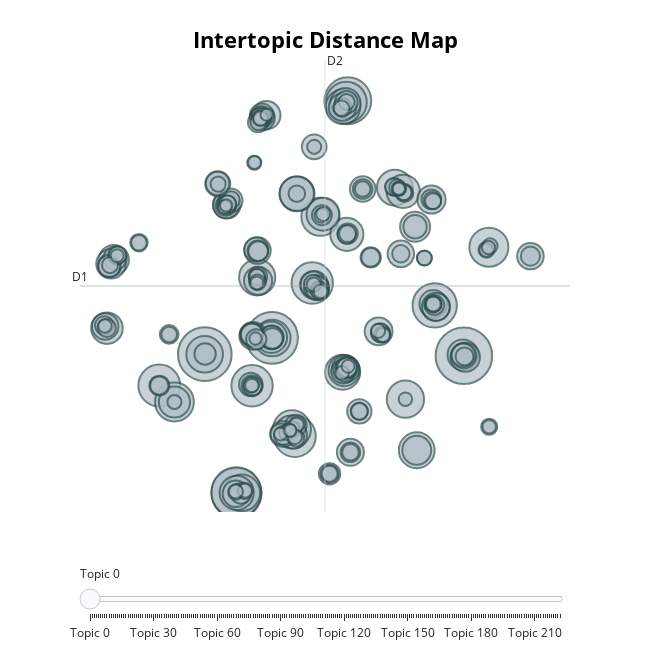

This figure's notebook cell:
### Code cell
bertopic_name = f'{model_path}/bertopic_model.pt'

if not os.path.exists(bertopic_name):
    text_train = train_data['cleaned_text'].tolist()
    bertopic_model = train_bertopic(docs=text_train)
    bertopic_model.save(bertopic_name)

bertopic_model = BERTopic.load(bertopic_name)
bertopic_model.visualize_topics()

### Figure 1 — Plotly figure (JSON) as saved in the notebook; plotly's stock layout.template omitted (floating-point values rounded to 4 significant figures; data arrays with more than 128 entries replaced by an {"elided": "..."} marker saying what was removed)
{"data": [{"customdata": {"elided": "223x3 mixed values"}, "hovertemplate": "<b>Topic %{customdata[0]}</b><br>%{customdata[1]}<br>Size: %{customdata[2]}", "legendgroup": "", "marker": {"color": "#B0BEC5", "line": {"color": "DarkSlateGrey", "width": 2}, "size": {"elided": "223 int values"}, "sizemode": "area", "sizeref": 0.1313, "symbol": "circle"}, "mode": "markers", "name": "", "orientation": "v", "showlegend": false, "type": "scatter", "x": {"elided": "223 float values"}, "xaxis": "x", "y": {"elided": "223 float values"}, "yaxis": "y"}], "layout": {"annotations": [{"showarrow": false, "text": "D1", "x": -14.71, "y": 6.553, "yshift": 10}, {"showarrow": false, "text": "D2", "x": 4.589, "xshift": 10, "y": 23.75}], "height": 650, "hoverlabel": {"bgcolor": "white", "font": {"family": "Rockwell", "size": 16}}, "legend": {"itemsizing": "constant", "tracegroupgap": 0}, "margin": {"t": 60}, "shapes": [{"line": {"color": "#CFD8DC", "width": 2}, "type": "line", "x0": 4.589, "x1": 4.589, "y0": -10.65, "y1": 23.75}, {"line": {"color": "#9E9E9E", "width": 2}, "type": "line", "x0": -14.71, "x1": 23.89, "y0": 6.553, "y1": 6.553}], "sliders": [{"active": 0, "pad": {"t": 50}, "steps": [{"args": [{"marker.color": {"elided": "1x223 str values"}}], "label": "Topic 0", "method": "update"}, {"args": [{"marker.color": {"elided": "1x223 str values"}}], "label": "Topic 1", "method": "update"}, {"args": [{"marker.color": {"elided": "1x223 str values"}}], "label": "Topic 2", "method": "update"}, {"args": [{"marker.color": {"elided": "1x223 str values"}}], "label": "Topic 3", "method": "update"}, {"args": [{"marker.color": {"elided": "1x223 str values"}}], "label": "Topic 4", "method": "update"}, {"args": [{"marker.color": {"elided": "1x223 str values"}}], "label": "Topic 5", "method": "update"}, {"args": [{"marker.color": {"elided": "1x223 str values"}}], "label": "Topic 6", "method": "update"}, {"args": [{"marker.color": {"elided": "1x223 str values"}}], "label": "Topic 7", "method": "update"}, {"args": [{"marker.color": {"elided": "1x223 str values"}}], "label": "Topic 8", "method": "update"}, {"args": [{"marker.color": {"elided": "1x223 str values"}}], "label": "Topic 9", "method": "update"}, {"args": [{"marker.color": {"elided": "1x223 str values"}}], "label": "Topic 10", "method": "update"}, {"args": [{"marker.color": {"elided": "1x223 str values"}}], "label": "Topic 11", "method": "update"}, {"args": [{"marker.color": {"elided": "1x223 str values"}}], "label": "Topic 12", "method": "update"}, {"args": [{"marker.color": {"elided": "1x223 str values"}}], "label": "Topic 13", "method": "update"}, {"args": [{"marker.color": {"elided": "1x223 str values"}}], "label": "Topic 14", "method": "update"}, {"args": [{"marker.color": {"elided": "1x223 str values"}}], "label": "Topic 15", "method": "update"}, {"args": [{"marker.color": {"elided": "1x223 str values"}}], "label": "Topic 16", "method": "update"}, {"args": [{"marker.color": {"elided": "1x223 str values"}}], "label": "Topic 17", "method": "update"}, {"args": [{"marker.color": {"elided": "1x223 str values"}}], "label": "Topic 18", "method": "update"}, {"args": [{"marker.color": {"elided": "1x223 str values"}}], "label": "Topic 19", "method": "update"}, {"args": [{"marker.color": {"elided": "1x223 str values"}}], "label": "Topic 20", "method": "update"}, {"args": [{"marker.color": {"elided": "1x223 str values"}}], "label": "Topic 21", "method": "update"}, {"args": [{"marker.color": {"elided": "1x223 str values"}}], "label": "Topic 22", "method": "update"}, {"args": [{"marker.color": {"elided": "1x223 str values"}}], "label": "Topic 23", "method": "update"}, {"args": [{"marker.color": {"elided": "1x223 str values"}}], "label": "Topic 24", "method": "update"}, {"args": [{"marker.color": {"elided": "1x223 str values"}}], "label": "Topic 25", "method": "update"}, {"args": [{"marker.color": {"elided": "1x223 str values"}}], "label": "Topic 26", "method": "update"}, {"args": [{"marker.color": {"elided": "1x223 str values"}}], "label": "Topic 27", "method": "update"}, {"args": [{"marker.color": {"elided": "1x223 str values"}}], "label": "Topic 28", "method": "update"}, {"args": [{"marker.color": {"elided": "1x223 str values"}}], "label": "Topic 29", "method": "update"}, {"args": [{"marker.color": {"elided": "1x223 str values"}}], "label": "Topic 30", "method": "update"}, {"args": [{"marker.color": {"elided": "1x223 str values"}}], "label": "Topic 31", "method": "update"}, {"args": [{"marker.color": {"elided": "1x223 str values"}}], "label": "Topic 32", "method": "update"}, {"args": [{"marker.color": {"elided": "1x223 str values"}}], "label": "Topic 33", "method": "update"}, {"args": [{"marker.color": {"elided": "1x223 str values"}}], "label": "Topic 34", "method": "update"}, {"args": [{"marker.color": {"elided": "1x223 str values"}}], "label": "Topic 35", "method": "update"}, {"args": [{"marker.color": {"elided": "1x223 str values"}}], "label": "Topic 36", "method": "update"}, {"args": [{"marker.color": {"elided": "1x223 str values"}}], "label": "Topic 37", "method": "update"}, {"args": [{"marker.color": {"elided": "1x223 str values"}}], "label": "Topic 38", "method": "update"}, {"args": [{"marker.color": {"elided": "1x223 str values"}}], "label": "Topic 39", "method": "update"}, {"args": [{"marker.color": {"elided": "1x223 str values"}}], "label": "Topic 40", "method": "update"}, {"args": [{"marker.color": {"elided": "1x223 str values"}}], "label": "Topic 41", "method": "update"}, {"args": [{"marker.color": {"elided": "1x223 str values"}}], "label": "Topic 42", "method": "update"}, {"args": [{"marker.color": {"elided": "1x223 str values"}}], "label": "Topic 43", "method": "update"}, {"args": [{"marker.color": {"elided": "1x223 str values"}}], "label": "Topic 44", "method": "update"}, {"args": [{"marker.color": {"elided": "1x223 str values"}}], "label": "Topic 45", "method": "update"}, {"args": [{"marker.color": {"elided": "1x223 str values"}}], "label": "Topic 46", "method": "update"}, {"args": [{"marker.color": {"elided": "1x223 str values"}}], "label": "Topic 47", "method": "update"}, {"args": [{"marker.color": {"elided": "1x223 str values"}}], "label": "Topic 48", "method": "update"}, {"args": [{"marker.color": {"elided": "1x223 str values"}}], "label": "Topic 49", "method": "update"}, {"args": [{"marker.color": {"elided": "1x223 str values"}}], "label": "Topic 50", "method": "update"}, {"args": [{"marker.color": {"elided": "1x223 str values"}}], "label": "Topic 51", "method": "update"}, {"args": [{"marker.color": {"elided": "1x223 str values"}}], "label": "Topic 52", "method": "update"}, {"args": [{"marker.color": {"elided": "1x223 str values"}}], "label": "Topic 53", "method": "update"}, {"args": [{"marker.color": {"elided": "1x223 str values"}}], "label": "Topic 54", "method": "update"}, {"args": [{"marker.color": {"elided": "1x223 str values"}}], "label": "Topic 55", "method": "update"}, {"args": [{"marker.color": {"elided": "1x223 str values"}}], "label": "Topic 56", "method": "update"}, {"args": [{"marker.color": {"elided": "1x223 str values"}}], "label": "Topic 57", "method": "update"}, {"args": [{"marker.color": {"elided": "1x223 str values"}}], "label": "Topic 58", "method": "update"}, {"args": [{"marker.color": {"elided": "1x223 str values"}}], "label": "Topic 59", "method": "update"}, {"args": [{"marker.color": {"elided": "1x223 str values"}}], "label": "Topic 60", "method": "update"}, {"args": [{"marker.color": {"elided": "1x223 str values"}}], "label": "Topic 61", "method": "update"}, {"args": [{"marker.color": {"elided": "1x223 str values"}}], "label": "Topic 62", "method": "update"}, {"args": [{"marker.color": {"elided": "1x223 str values"}}], "label": "Topic 63", "method": "update"}, {"args": [{"marker.color": {"elided": "1x223 str values"}}], "label": "Topic 64", "method": "update"}, {"args": [{"marker.color": {"elided": "1x223 str values"}}], "label": "Topic 65", "method": "update"}, {"args": [{"marker.color": {"elided": "1x223 str values"}}], "label": "Topic 66", "method": "update"}, {"args": [{"marker.color": {"elided": "1x223 str values"}}], "label": "Topic 67", "method": "update"}, {"args": [{"marker.color": {"elided": "1x223 str values"}}], "label": "Topic 68", "method": "update"}, {"args": [{"marker.color": {"elided": "1x223 str values"}}], "label": "Topic 69", "method": "update"}, {"args": [{"marker.color": {"elided": "1x223 str values"}}], "label": "Topic 70", "method": "update"}, {"args": [{"marker.color": {"elided": "1x223 str values"}}], "label": "Topic 71", "method": "update"}, {"args": [{"marker.color": {"elided": "1x223 str values"}}], "label": "Topic 72", "method": "update"}, {"args": [{"marker.color": {"elided": "1x223 str values"}}], "label": "Topic 73", "method": "update"}, {"args": [{"marker.color": {"elided": "1x223 str values"}}], "label": "Topic 74", "method": "update"}, {"args": [{"marker.color": {"elided": "1x223 str values"}}], "label": "Topic 75", "method": "update"}, {"args": [{"marker.color": {"elided": "1x223 str values"}}], "label": "Topic 76", "method": "update"}, {"args": [{"marker.color": {"elided": "1x223 str values"}}], "label": "Topic 77", "method": "update"}, {"args": [{"marker.color": {"elided": "1x223 str values"}}], "label": "Topic 78", "method": "update"}, {"args": [{"marker.color": {"elided": "1x223 str values"}}], "label": "Topic 79", "method": "update"}, {"args": [{"marker.color": {"elided": "1x223 str values"}}], "label": "Topic 80", "method": "update"}, {"args": [{"marker.color": {"elided": "1x223 str values"}}], "label": "Topic 81", "method": "update"}, {"args": [{"marker.color": {"elided": "1x223 str values"}}], "label": "Topic 82", "method": "update"}, {"args": [{"marker.color": {"elided": "1x223 str values"}}], "label": "Topic 83", "method": "update"}, {"args": [{"marker.color": {"elided": "1x223 str values"}}], "label": "Topic 84", "method": "update"}, {"args": [{"marker.color": {"elided": "1x223 str values"}}], "label": "Topic 85", "method": "update"}, {"args": [{"marker.color": {"elided": "1x223 str values"}}], "label": "Topic 86", "method": "update"}, {"args": [{"marker.color": {"elided": "1x223 str values"}}], "label": "Topic 87", "method": "update"}, {"args": [{"marker.color": {"elided": "1x223 str values"}}], "label": "Topic 88", "method": "update"}, {"args": [{"marker.color": {"elided": "1x223 str values"}}], "label": "Topic 89", "method": "update"}, {"args": [{"marker.color": {"elided": "1x223 str values"}}], "label": "Topic 90", "method": "update"}, {"args": [{"marker.color": {"elided": "1x223 str values"}}], "label": "Topic 91", "method": "update"}, {"args": [{"marker.color": {"elided": "1x223 str values"}}], "label": "Topic 92", "method": "update"}, {"args": [{"marker.color": {"elided": "1x223 str values"}}], "label": "Topic 93", "method": "update"}, {"args": [{"marker.color": {"elided": "1x223 str values"}}], "label": "Topic 94", "method": "update"}, {"args": [{"marker.color": {"elided": "1x223 str values"}}], "label": "Topic 95", "method": "update"}, {"args": [{"marker.color": {"elided": "1x223 str values"}}], "label": "Topic 96", "method": "update"}, {"args": [{"marker.color": {"elided": "1x223 str values"}}], "label": "Topic 97", "method": "update"}, {"args": [{"marker.color": {"elided": "1x223 str values"}}], "label": "Topic 98", "method": "update"}, {"args": [{"marker.color": {"elided": "1x223 str values"}}], "label": "Topic 99", "method": "update"}, {"args": [{"marker.color": {"elided": "1x223 str values"}}], "label": "Topic 100", "method": "update"}, {"args": [{"marker.color": {"elided": "1x223 str values"}}], "label": "Topic 101", "method": "update"}, {"args": [{"marker.color": {"elided": "1x223 str values"}}], "label": "Topic 102", "method": "update"}, {"args": [{"marker.color": {"elided": "1x223 str values"}}], "label": "Topic 103", "method": "update"}, {"args": [{"marker.color": {"elided": "1x223 str values"}}], "label": "Topic 104", "method": "update"}, {"args": [{"marker.color": {"elided": "1x223 str values"}}], "label": "Topic 105", "method": "update"}, {"args": [{"marker.color": {"elided": "1x223 str values"}}], "label": "Topic 106", "method": "update"}, {"args": [{"marker.color": {"elided": "1x223 str values"}}], "label": "Topic 107", "method": "update"}, {"args": [{"marker.color": {"elided": "1x223 str values"}}], "label": "Topic 108", "method": "update"}, {"args": [{"marker.color": {"elided": "1x223 str values"}}], "label": "Topic 109", "method": "update"}, {"args": [{"marker.color": {"elided": "1x223 str values"}}], "label": "Topic 110", "method": "update"}, {"args": [{"marker.color": {"elided": "1x223 str values"}}], "label": "Topic 111", "method": "update"}, {"args": [{"marker.color": {"elided": "1x223 str values"}}], "label": "Topic 112", "method": "update"}, {"args": [{"marker.color": {"elided": "1x223 str values"}}], "label": "Topic 113", "method": "update"}, {"args": [{"marker.color": {"elided": "1x223 str values"}}], "label": "Topic 114", "method": "update"}, {"args": [{"marker.color": {"elided": "1x223 str values"}}], "label": "Topic 115", "method": "update"}, {"args": [{"marker.color": {"elided": "1x223 str values"}}], "label": "Topic 116", "method": "update"}, {"args": [{"marker.color": {"elided": "1x223 str values"}}], "label": "Topic 117", "method": "update"}, {"args": [{"marker.color": {"elided": "1x223 str values"}}], "label": "Topic 118", "method": "update"}, {"args": [{"marker.color": {"elided": "1x223 str values"}}], "label": "Topic 119", "method": "update"}, {"args": [{"marker.color": {"elided": "1x223 str values"}}], "label": "Topic 120", "method": "update"}, {"args": [{"marker.color": {"elided": "1x223 str values"}}], "label": "Topic 121", "method": "update"}, {"args": [{"marker.color": {"elided": "1x223 str values"}}], "label": "Topic 122", "method": "update"}, {"args": [{"marker.color": {"elided": "1x223 str values"}}], "label": "Topic 123", "method": "update"}, {"args": [{"marker.color": {"elided": "1x223 str values"}}], "label": "Topic 124", "method": "update"}, {"args": [{"marker.color": {"elided": "1x223 str values"}}], "label": "Topic 125", "method": "update"}, {"args": [{"marker.color": {"elided": "1x223 str values"}}], "label": "Topic 126", "method": "update"}, {"args": [{"marker.color": {"elided": "1x223 str values"}}], "label": "Topic 127", "method": "update"}, {"args": [{"marker.color": {"elided": "1x223 str values"}}], "label": "Topic 128", "method": "update"}, {"args": [{"marker.color": {"elided": "1x223 str values"}}], "label": "Topic 129", "method": "update"}, {"args": [{"marker.color": {"elided": "1x223 str values"}}], "label": "Topic 130", "method": "update"}, {"args": [{"marker.color": {"elided": "1x223 str values"}}], "label": "Topic 131", "method": "update"}, {"args": [{"marker.color": {"elided": "1x223 str values"}}], "label": "Topic 132", "method": "update"}, {"args": [{"marker.color": {"elided": "1x223 str values"}}], "label": "Topic 133", "method": "update"}, {"args": [{"marker.color": {"elided": "1x223 str values"}}], "label": "Topic 134", "method": "update"}, {"args": [{"marker.color": {"elided": "1x223 str values"}}], "label": "Topic 135", "method": "update"}, {"args": [{"marker.color": {"elided": "1x223 str values"}}], "label": "Topic 136", "method": "update"}, {"args": [{"marker.color": {"elided": "1x223 str values"}}], "label": "Topic 137", "method": "update"}, {"args": [{"marker.color": {"elided": "1x223 str values"}}], "label": "Topic 138", "method": "update"}, {"args": [{"marker.color": {"elided": "1x223 str values"}}], "label": "Topic 139", "method": "update"}, {"args": [{"marker.color": {"elided": "1x223 str values"}}], "label": "Topic 140", "method": "update"}, {"args": [{"marker.color": {"elided": "1x223 str values"}}], "label": "Topic 141", "method": "update"}, {"args": [{"marker.color": {"elided": "1x223 str values"}}], "label": "Topic 142", "method": "update"}, {"args": [{"marker.color": {"elided": "1x223 str values"}}], "label": "Topic 143", "method": "update"}, {"args": [{"marker.color": {"elided": "1x223 str values"}}], "label": "Topic 144", "method": "update"}, {"args": [{"marker.color": {"elided": "1x223 str values"}}], "label": "Topic 145", "method": "update"}, {"args": [{"marker.color": {"elided": "1x223 str values"}}], "label": "Topic 146", "method": "update"}, {"args": [{"marker.color": {"elided": "1x223 str values"}}], "label": "Topic 147", "method": "update"}, {"args": [{"marker.color": {"elided": "1x223 str values"}}], "label": "Topic 148", "method": "update"}, {"args": [{"marker.color": {"elided": "1x223 str values"}}], "label": "Topic 149", "method": "update"}, {"args": [{"marker.color": {"elided": "1x223 str values"}}], "label": "Topic 150", "method": "update"}, {"args": [{"marker.color": {"elided": "1x223 str values"}}], "label": "Topic 151", "method": "update"}, {"args": [{"marker.color": {"elided": "1x223 str values"}}], "label": "Topic 152", "method": "update"}, {"args": [{"marker.color": {"elided": "1x223 str values"}}], "label": "Topic 153", "method": "update"}, {"args": [{"marker.color": {"elided": "1x223 str values"}}], "label": "Topic 154", "method": "update"}, {"args": [{"marker.color": {"elided": "1x223 str values"}}], "label": "Topic 155", "method": "update"}, {"args": [{"marker.color": {"elided": "1x223 str values"}}], "label": "Topic 156", "method": "update"}, {"args": [{"marker.color": {"elided": "1x223 str values"}}], "label": "Topic 157", "method": "update"}, {"args": [{"marker.color": {"elided": "1x223 str values"}}], "label": "Topic 158", "method": "update"}, {"args": [{"marker.color": {"elided": "1x223 str values"}}], "label": "Topic 159", "method": "update"}, {"args": [{"marker.color": {"elided": "1x223 str values"}}], "label": "Topic 160", "method": "update"}, {"args": [{"marker.color": {"elided": "1x223 str values"}}], "label": "Topic 161", "method": "update"}, {"args": [{"marker.color": {"elided": "1x223 str values"}}], "label": "Topic 162", "method": "update"}, {"args": [{"marker.color": {"elided": "1x223 str values"}}], "label": "Topic 163", "method": "update"}, {"args": [{"marker.color": {"elided": "1x223 str values"}}], "label": "Topic 164", "method": "update"}, {"args": [{"marker.color": {"elided": "1x223 str values"}}], "label": "Topic 165", "method": "update"}, {"args": [{"marker.color": {"elided": "1x223 str values"}}], "label": "Topic 166", "method": "update"}, {"args": [{"marker.color": {"elided": "1x223 str values"}}], "label": "Topic 167", "method": "update"}, {"args": [{"marker.color": {"elided": "1x223 str values"}}], "label": "Topic 168", "method": "update"}, {"args": [{"marker.color": {"elided": "1x223 str values"}}], "label": "Topic 169", "method": "update"}, {"args": [{"marker.color": {"elided": "1x223 str values"}}], "label": "Topic 170", "method": "update"}, {"args": [{"marker.color": {"elided": "1x223 str values"}}], "label": "Topic 171", "method": "update"}, {"args": [{"marker.color": {"elided": "1x223 str values"}}], "label": "Topic 172", "method": "update"}, {"args": [{"marker.color": {"elided": "1x223 str values"}}], "label": "Topic 173", "method": "update"}, {"args": [{"marker.color": {"elided": "1x223 str values"}}], "label": "Topic 174", "method": "update"}, {"args": [{"marker.color": {"elided": "1x223 str values"}}], "label": "Topic 175", "method": "update"}, {"args": [{"marker.color": {"elided": "1x223 str values"}}], "label": "Topic 176", "method": "update"}, {"args": [{"marker.color": {"elided": "1x223 str values"}}], "label": "Topic 177", "method": "update"}, {"args": [{"marker.color": {"elided": "1x223 str values"}}], "label": "Topic 178", "method": "update"}, {"args": [{"marker.color": {"elided": "1x223 str values"}}], "label": "Topic 179", "method": "update"}, {"args": [{"marker.color": {"elided": "1x223 str values"}}], "label": "Topic 180", "method": "update"}, {"args": [{"marker.color": {"elided": "1x223 str values"}}], "label": "Topic 181", "method": "update"}, {"args": [{"marker.color": {"elided": "1x223 str values"}}], "label": "Topic 182", "method": "update"}, {"args": [{"marker.color": {"elided": "1x223 str values"}}], "label": "Topic 183", "method": "update"}, {"args": [{"marker.color": {"elided": "1x223 str values"}}], "label": "Topic 184", "method": "update"}, {"args": [{"marker.color": {"elided": "1x223 str values"}}], "label": "Topic 185", "method": "update"}, {"args": [{"marker.color": {"elided": "1x223 str values"}}], "label": "Topic 186", "method": "update"}, {"args": [{"marker.color": {"elided": "1x223 str values"}}], "label": "Topic 187", "method": "update"}, {"args": [{"marker.color": {"elided": "1x223 str values"}}], "label": "Topic 188", "method": "update"}, {"args": [{"marker.color": {"elided": "1x223 str values"}}], "label": "Topic 189", "method": "update"}, {"args": [{"marker.color": {"elided": "1x223 str values"}}], "label": "Topic 190", "method": "update"}, {"args": [{"marker.color": {"elided": "1x223 str values"}}], "label": "Topic 191", "method": "update"}, {"args": [{"marker.color": {"elided": "1x223 str values"}}], "label": "Topic 192", "method": "update"}, {"args": [{"marker.color": {"elided": "1x223 str values"}}], "label": "Topic 193", "method": "update"}, {"args": [{"marker.color": {"elided": "1x223 str values"}}], "label": "Topic 194", "method": "update"}, {"args": [{"marker.color": {"elided": "1x223 str values"}}], "label": "Topic 195", "method": "update"}, {"args": [{"marker.color": {"elided": "1x223 str values"}}], "label": "Topic 196", "method": "update"}, {"args": [{"marker.color": {"elided": "1x223 str values"}}], "label": "Topic 197", "method": "update"}, {"args": [{"marker.color": {"elided": "1x223 str values"}}], "label": "Topic 198", "method": "update"}, {"args": [{"marker.color": {"elided": "1x223 str values"}}], "label": "Topic 199", "method": "update"}, {"args": [{"marker.color": {"elided": "1x223 str values"}}], "label": "Topic 200", "method": "update"}, {"args": [{"marker.color": {"elided": "1x223 str values"}}], "label": "Topic 201", "method": "update"}, {"args": [{"marker.color": {"elided": "1x223 str values"}}], "label": "Topic 202", "method": "update"}, {"args": [{"marker.color": {"elided": "1x223 str values"}}], "label": "Topic 203", "method": "update"}, {"args": [{"marker.color": {"elided": "1x223 str values"}}], "label": "Topic 204", "method": "update"}, {"args": [{"marker.color": {"elided": "1x223 str values"}}], "label": "Topic 205", "method": "update"}, {"args": [{"marker.color": {"elided": "1x223 str values"}}], "label": "Topic 206", "method": "update"}, {"args": [{"marker.color": {"elided": "1x223 str values"}}], "label": "Topic 207", "method": "update"}, {"args": [{"marker.color": {"elided": "1x223 str values"}}], "label": "Topic 208", "method": "update"}, {"args": [{"marker.color": {"elided": "1x223 str values"}}], "label": "Topic 209", "method": "update"}, {"args": [{"marker.color": {"elided": "1x223 str values"}}], "label": "Topic 210", "method": "update"}, {"args": [{"marker.color": {"elided": "1x223 str values"}}], "label": "Topic 211", "method": "update"}, {"args": [{"marker.color": {"elided": "1x223 str values"}}], "label": "Topic 212", "method": "update"}, {"args": [{"marker.color": {"elided": "1x223 str values"}}], "label": "Topic 213", "method": "update"}, {"args": [{"marker.color": {"elided": "1x223 str values"}}], "label": "Topic 214", "method": "update"}, {"args": [{"marker.color": {"elided": "1x223 str values"}}], "label": "Topic 215", "method": "update"}, {"args": [{"marker.color": {"elided": "1x223 str values"}}], "label": "Topic 216", "method": "update"}, {"args": [{"marker.color": {"elided": "1x223 str values"}}], "label": "Topic 217", "method": "update"}, {"args": [{"marker.color": {"elided": "1x223 str values"}}], "label": "Topic 218", "method": "update"}, {"args": [{"marker.color": {"elided": "1x223 str values"}}], "label": "Topic 219", "method": "update"}, {"args": [{"marker.color": {"elided": "1x223 str values"}}], "label": "Topic 220", "method": "update"}, {"args": [{"marker.color": {"elided": "1x223 str values"}}], "label": "Topic 221", "method": "update"}, {"args": [{"marker.color": {"elided": "1x223 str values"}}], "label": "Topic 222", "method": "update"}]}], "title": {"font": {"color": "Black", "size": 22}, "text": "<b>Intertopic Distance Map</b>", "x": 0.5, "xanchor": "center", "y": 0.95, "yanchor": "top"}, "width": 650, "xaxis": {"anchor": "y", "domain": [0, 1], "range": [-14.71, 23.89], "title": {"text": ""}, "visible": false}, "yaxis": {"anchor": "x", "domain": [0, 1], "range": [-10.65, 23.75], "title": {"text": ""}, "visible": false}}}
